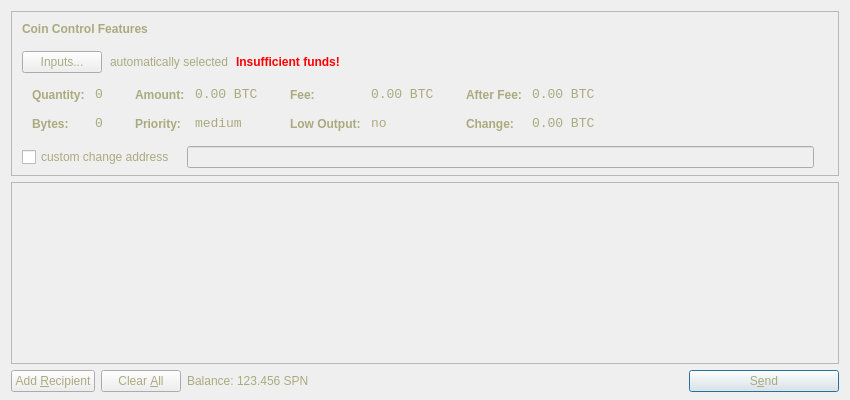
<?xml version="1.0" encoding="UTF-8"?>
<ui version="4.0">
 <class>SendCoinsDialog</class>
 <widget class="QDialog" name="SendCoinsDialog">
  <property name="geometry">
   <rect>
    <x>0</x>
    <y>0</y>
    <width>850</width>
    <height>400</height>
   </rect>
  </property>
  <property name="windowTitle">
   <string>Send Coins</string>
  </property>
  <property name="styleSheet">
   <string notr="true">background-image: url(:/images/bkg2);
color: rgb(255, 249, 178);
color: rgb(170, 170, 127);</string>
  </property>
  <layout class="QVBoxLayout" name="verticalLayout" stretch="0,1,0">
   <property name="bottomMargin">
    <number>8</number>
   </property>
   <item>
    <widget class="QFrame" name="frameCoinControl">
     <property name="sizePolicy">
      <sizepolicy hsizetype="Expanding" vsizetype="Expanding">
       <horstretch>0</horstretch>
       <verstretch>0</verstretch>
      </sizepolicy>
     </property>
     <property name="maximumSize">
      <size>
       <width>16777215</width>
       <height>16777215</height>
      </size>
     </property>
     <property name="frameShape">
      <enum>QFrame::StyledPanel</enum>
     </property>
     <property name="frameShadow">
      <enum>QFrame::Sunken</enum>
     </property>
     <layout class="QVBoxLayout" name="verticalLayoutCoinControl2">
      <property name="spacing">
       <number>4</number>
      </property>
      <property name="leftMargin">
       <number>0</number>
      </property>
      <property name="topMargin">
       <number>0</number>
      </property>
      <property name="rightMargin">
       <number>0</number>
      </property>
      <property name="bottomMargin">
       <number>6</number>
      </property>
      <item>
       <layout class="QVBoxLayout" name="verticalLayoutCoinControl" stretch="0,0,0,0,1">
        <property name="spacing">
         <number>0</number>
        </property>
        <property name="leftMargin">
         <number>10</number>
        </property>
        <property name="topMargin">
         <number>10</number>
        </property>
        <item>
         <layout class="QHBoxLayout" name="horizontalLayoutCoinControl1">
          <property name="bottomMargin">
           <number>15</number>
          </property>
          <item>
           <widget class="QLabel" name="labelCoinControlFeatures">
            <property name="sizePolicy">
             <sizepolicy hsizetype="Preferred" vsizetype="Maximum">
              <horstretch>0</horstretch>
              <verstretch>0</verstretch>
             </sizepolicy>
            </property>
            <property name="font">
             <font>
              <weight>75</weight>
              <bold>true</bold>
             </font>
            </property>
            <property name="styleSheet">
             <string notr="true">font-weight:bold;</string>
            </property>
            <property name="text">
             <string>Coin Control Features</string>
            </property>
           </widget>
          </item>
         </layout>
        </item>
        <item>
         <layout class="QHBoxLayout" name="horizontalLayoutCoinControl2" stretch="0,0,0,0">
          <property name="spacing">
           <number>8</number>
          </property>
          <property name="bottomMargin">
           <number>10</number>
          </property>
          <item>
           <widget class="QPushButton" name="pushButtonCoinControl">
            <property name="styleSheet">
             <string notr="true"/>
            </property>
            <property name="text">
             <string>Inputs...</string>
            </property>
           </widget>
          </item>
          <item>
           <widget class="QLabel" name="labelCoinControlAutomaticallySelected">
            <property name="text">
             <string>automatically selected</string>
            </property>
            <property name="margin">
             <number>5</number>
            </property>
           </widget>
          </item>
          <item>
           <widget class="QLabel" name="labelCoinControlInsuffFunds">
            <property name="font">
             <font>
              <weight>75</weight>
              <bold>true</bold>
             </font>
            </property>
            <property name="styleSheet">
             <string notr="true">color:red;font-weight:bold;</string>
            </property>
            <property name="text">
             <string>Insufficient funds!</string>
            </property>
            <property name="margin">
             <number>5</number>
            </property>
           </widget>
          </item>
          <item>
           <spacer name="horizontalSpacerCoinControl">
            <property name="orientation">
             <enum>Qt::Horizontal</enum>
            </property>
            <property name="sizeHint" stdset="0">
             <size>
              <width>40</width>
              <height>1</height>
             </size>
            </property>
           </spacer>
          </item>
         </layout>
        </item>
        <item>
         <widget class="QWidget" name="widgetCoinControl" native="true">
          <property name="sizePolicy">
           <sizepolicy hsizetype="Preferred" vsizetype="Preferred">
            <horstretch>0</horstretch>
            <verstretch>0</verstretch>
           </sizepolicy>
          </property>
          <property name="minimumSize">
           <size>
            <width>0</width>
            <height>0</height>
           </size>
          </property>
          <property name="styleSheet">
           <string notr="true"/>
          </property>
          <layout class="QHBoxLayout" name="horizontalLayoutCoinControl5">
           <property name="leftMargin">
            <number>0</number>
           </property>
           <property name="topMargin">
            <number>0</number>
           </property>
           <property name="rightMargin">
            <number>0</number>
           </property>
           <property name="bottomMargin">
            <number>0</number>
           </property>
           <item>
            <layout class="QHBoxLayout" name="horizontalLayoutCoinControl3" stretch="0,0,0,1">
             <property name="spacing">
              <number>20</number>
             </property>
             <property name="topMargin">
              <number>0</number>
             </property>
             <property name="bottomMargin">
              <number>10</number>
             </property>
             <item>
              <layout class="QFormLayout" name="formLayoutCoinControl1">
               <property name="horizontalSpacing">
                <number>10</number>
               </property>
               <property name="verticalSpacing">
                <number>14</number>
               </property>
               <property name="leftMargin">
                <number>10</number>
               </property>
               <property name="topMargin">
                <number>4</number>
               </property>
               <property name="rightMargin">
                <number>6</number>
               </property>
               <item row="0" column="0">
                <widget class="QLabel" name="labelCoinControlQuantityText">
                 <property name="styleSheet">
                  <string notr="true">font-weight:bold;</string>
                 </property>
                 <property name="text">
                  <string>Quantity:</string>
                 </property>
                 <property name="margin">
                  <number>0</number>
                 </property>
                </widget>
               </item>
               <item row="0" column="1">
                <widget class="QLabel" name="labelCoinControlQuantity">
                 <property name="font">
                  <font>
                   <family>Monospace</family>
                   <pointsize>10</pointsize>
                  </font>
                 </property>
                 <property name="cursor">
                  <cursorShape>IBeamCursor</cursorShape>
                 </property>
                 <property name="contextMenuPolicy">
                  <enum>Qt::ActionsContextMenu</enum>
                 </property>
                 <property name="text">
                  <string notr="true">0</string>
                 </property>
                 <property name="margin">
                  <number>0</number>
                 </property>
                 <property name="textInteractionFlags">
                  <set>Qt::LinksAccessibleByMouse|Qt::TextSelectableByKeyboard|Qt::TextSelectableByMouse</set>
                 </property>
                </widget>
               </item>
               <item row="1" column="0">
                <widget class="QLabel" name="labelCoinControlBytesText">
                 <property name="styleSheet">
                  <string notr="true">font-weight:bold;</string>
                 </property>
                 <property name="text">
                  <string>Bytes:</string>
                 </property>
                </widget>
               </item>
               <item row="1" column="1">
                <widget class="QLabel" name="labelCoinControlBytes">
                 <property name="font">
                  <font>
                   <family>Monospace</family>
                   <pointsize>10</pointsize>
                  </font>
                 </property>
                 <property name="cursor">
                  <cursorShape>IBeamCursor</cursorShape>
                 </property>
                 <property name="contextMenuPolicy">
                  <enum>Qt::ActionsContextMenu</enum>
                 </property>
                 <property name="text">
                  <string notr="true">0</string>
                 </property>
                 <property name="textInteractionFlags">
                  <set>Qt::LinksAccessibleByMouse|Qt::TextSelectableByKeyboard|Qt::TextSelectableByMouse</set>
                 </property>
                </widget>
               </item>
              </layout>
             </item>
             <item>
              <layout class="QFormLayout" name="formLayoutCoinControl2">
               <property name="horizontalSpacing">
                <number>10</number>
               </property>
               <property name="verticalSpacing">
                <number>14</number>
               </property>
               <property name="leftMargin">
                <number>6</number>
               </property>
               <property name="topMargin">
                <number>4</number>
               </property>
               <property name="rightMargin">
                <number>6</number>
               </property>
               <item row="0" column="0">
                <widget class="QLabel" name="labelCoinControlAmountText">
                 <property name="styleSheet">
                  <string notr="true">font-weight:bold;</string>
                 </property>
                 <property name="text">
                  <string>Amount:</string>
                 </property>
                 <property name="margin">
                  <number>0</number>
                 </property>
                </widget>
               </item>
               <item row="0" column="1">
                <widget class="QLabel" name="labelCoinControlAmount">
                 <property name="font">
                  <font>
                   <family>Monospace</family>
                   <pointsize>10</pointsize>
                  </font>
                 </property>
                 <property name="cursor">
                  <cursorShape>IBeamCursor</cursorShape>
                 </property>
                 <property name="contextMenuPolicy">
                  <enum>Qt::ActionsContextMenu</enum>
                 </property>
                 <property name="text">
                  <string notr="true">0.00 BTC</string>
                 </property>
                 <property name="textInteractionFlags">
                  <set>Qt::LinksAccessibleByMouse|Qt::TextSelectableByKeyboard|Qt::TextSelectableByMouse</set>
                 </property>
                </widget>
               </item>
               <item row="1" column="0">
                <widget class="QLabel" name="labelCoinControlPriorityText">
                 <property name="styleSheet">
                  <string notr="true">font-weight:bold;</string>
                 </property>
                 <property name="text">
                  <string>Priority:</string>
                 </property>
                </widget>
               </item>
               <item row="1" column="1">
                <widget class="QLabel" name="labelCoinControlPriority">
                 <property name="font">
                  <font>
                   <family>Monospace</family>
                   <pointsize>10</pointsize>
                  </font>
                 </property>
                 <property name="cursor">
                  <cursorShape>IBeamCursor</cursorShape>
                 </property>
                 <property name="contextMenuPolicy">
                  <enum>Qt::ActionsContextMenu</enum>
                 </property>
                 <property name="text">
                  <string>medium</string>
                 </property>
                 <property name="textInteractionFlags">
                  <set>Qt::LinksAccessibleByMouse|Qt::TextSelectableByKeyboard|Qt::TextSelectableByMouse</set>
                 </property>
                </widget>
               </item>
              </layout>
             </item>
             <item>
              <layout class="QFormLayout" name="formLayoutCoinControl3">
               <property name="horizontalSpacing">
                <number>10</number>
               </property>
               <property name="verticalSpacing">
                <number>14</number>
               </property>
               <property name="leftMargin">
                <number>6</number>
               </property>
               <property name="topMargin">
                <number>4</number>
               </property>
               <property name="rightMargin">
                <number>6</number>
               </property>
               <item row="0" column="0">
                <widget class="QLabel" name="labelCoinControlFeeText">
                 <property name="styleSheet">
                  <string notr="true">font-weight:bold;</string>
                 </property>
                 <property name="text">
                  <string>Fee:</string>
                 </property>
                 <property name="margin">
                  <number>0</number>
                 </property>
                </widget>
               </item>
               <item row="0" column="1">
                <widget class="QLabel" name="labelCoinControlFee">
                 <property name="font">
                  <font>
                   <family>Monospace</family>
                   <pointsize>10</pointsize>
                  </font>
                 </property>
                 <property name="cursor">
                  <cursorShape>IBeamCursor</cursorShape>
                 </property>
                 <property name="contextMenuPolicy">
                  <enum>Qt::ActionsContextMenu</enum>
                 </property>
                 <property name="text">
                  <string notr="true">0.00 BTC</string>
                 </property>
                 <property name="textInteractionFlags">
                  <set>Qt::LinksAccessibleByMouse|Qt::TextSelectableByKeyboard|Qt::TextSelectableByMouse</set>
                 </property>
                </widget>
               </item>
               <item row="1" column="0">
                <widget class="QLabel" name="labelCoinControlLowOutputText">
                 <property name="styleSheet">
                  <string notr="true">font-weight:bold;</string>
                 </property>
                 <property name="text">
                  <string>Low Output:</string>
                 </property>
                </widget>
               </item>
               <item row="1" column="1">
                <widget class="QLabel" name="labelCoinControlLowOutput">
                 <property name="font">
                  <font>
                   <family>Monospace</family>
                   <pointsize>10</pointsize>
                  </font>
                 </property>
                 <property name="cursor">
                  <cursorShape>IBeamCursor</cursorShape>
                 </property>
                 <property name="contextMenuPolicy">
                  <enum>Qt::ActionsContextMenu</enum>
                 </property>
                 <property name="text">
                  <string>no</string>
                 </property>
                 <property name="textInteractionFlags">
                  <set>Qt::LinksAccessibleByMouse|Qt::TextSelectableByKeyboard|Qt::TextSelectableByMouse</set>
                 </property>
                </widget>
               </item>
              </layout>
             </item>
             <item>
              <layout class="QFormLayout" name="formLayoutCoinControl4">
               <property name="horizontalSpacing">
                <number>10</number>
               </property>
               <property name="verticalSpacing">
                <number>14</number>
               </property>
               <property name="leftMargin">
                <number>6</number>
               </property>
               <property name="topMargin">
                <number>4</number>
               </property>
               <property name="rightMargin">
                <number>6</number>
               </property>
               <item row="0" column="0">
                <widget class="QLabel" name="labelCoinControlAfterFeeText">
                 <property name="styleSheet">
                  <string notr="true">font-weight:bold;</string>
                 </property>
                 <property name="text">
                  <string>After Fee:</string>
                 </property>
                 <property name="margin">
                  <number>0</number>
                 </property>
                </widget>
               </item>
               <item row="0" column="1">
                <widget class="QLabel" name="labelCoinControlAfterFee">
                 <property name="font">
                  <font>
                   <family>Monospace</family>
                   <pointsize>10</pointsize>
                  </font>
                 </property>
                 <property name="cursor">
                  <cursorShape>IBeamCursor</cursorShape>
                 </property>
                 <property name="contextMenuPolicy">
                  <enum>Qt::ActionsContextMenu</enum>
                 </property>
                 <property name="text">
                  <string notr="true">0.00 BTC</string>
                 </property>
                 <property name="textInteractionFlags">
                  <set>Qt::LinksAccessibleByMouse|Qt::TextSelectableByKeyboard|Qt::TextSelectableByMouse</set>
                 </property>
                </widget>
               </item>
               <item row="1" column="0">
                <widget class="QLabel" name="labelCoinControlChangeText">
                 <property name="styleSheet">
                  <string notr="true">font-weight:bold;</string>
                 </property>
                 <property name="text">
                  <string>Change:</string>
                 </property>
                </widget>
               </item>
               <item row="1" column="1">
                <widget class="QLabel" name="labelCoinControlChange">
                 <property name="font">
                  <font>
                   <family>Monospace</family>
                   <pointsize>10</pointsize>
                  </font>
                 </property>
                 <property name="cursor">
                  <cursorShape>IBeamCursor</cursorShape>
                 </property>
                 <property name="contextMenuPolicy">
                  <enum>Qt::ActionsContextMenu</enum>
                 </property>
                 <property name="text">
                  <string notr="true">0.00 BTC</string>
                 </property>
                 <property name="textInteractionFlags">
                  <set>Qt::LinksAccessibleByMouse|Qt::TextSelectableByKeyboard|Qt::TextSelectableByMouse</set>
                 </property>
                </widget>
               </item>
              </layout>
             </item>
            </layout>
           </item>
          </layout>
         </widget>
        </item>
        <item>
         <layout class="QHBoxLayout" name="horizontalLayoutCoinControl4" stretch="0,0,0">
          <property name="spacing">
           <number>12</number>
          </property>
          <property name="sizeConstraint">
           <enum>QLayout::SetDefaultConstraint</enum>
          </property>
          <property name="topMargin">
           <number>5</number>
          </property>
          <property name="rightMargin">
           <number>5</number>
          </property>
          <item>
           <widget class="QCheckBox" name="checkBoxCoinControlChange">
            <property name="text">
             <string>custom change address</string>
            </property>
           </widget>
          </item>
          <item>
           <widget class="QLineEdit" name="lineEditCoinControlChange">
            <property name="enabled">
             <bool>false</bool>
            </property>
            <property name="sizePolicy">
             <sizepolicy hsizetype="Expanding" vsizetype="Fixed">
              <horstretch>0</horstretch>
              <verstretch>0</verstretch>
             </sizepolicy>
            </property>
           </widget>
          </item>
          <item>
           <widget class="QLabel" name="labelCoinControlChangeLabel">
            <property name="sizePolicy">
             <sizepolicy hsizetype="Preferred" vsizetype="Expanding">
              <horstretch>0</horstretch>
              <verstretch>0</verstretch>
             </sizepolicy>
            </property>
            <property name="minimumSize">
             <size>
              <width>0</width>
              <height>0</height>
             </size>
            </property>
            <property name="text">
             <string/>
            </property>
            <property name="margin">
             <number>3</number>
            </property>
           </widget>
          </item>
         </layout>
        </item>
        <item>
         <spacer name="verticalSpacerCoinControl">
          <property name="orientation">
           <enum>Qt::Vertical</enum>
          </property>
          <property name="sizeHint" stdset="0">
           <size>
            <width>800</width>
            <height>1</height>
           </size>
          </property>
         </spacer>
        </item>
       </layout>
      </item>
     </layout>
    </widget>
   </item>
   <item>
    <widget class="QScrollArea" name="scrollArea">
     <property name="widgetResizable">
      <bool>true</bool>
     </property>
     <widget class="QWidget" name="scrollAreaWidgetContents">
      <property name="geometry">
       <rect>
        <x>0</x>
        <y>0</y>
        <width>836</width>
        <height>193</height>
       </rect>
      </property>
      <layout class="QVBoxLayout" name="verticalLayout_2">
       <property name="leftMargin">
        <number>0</number>
       </property>
       <property name="topMargin">
        <number>0</number>
       </property>
       <property name="rightMargin">
        <number>0</number>
       </property>
       <property name="bottomMargin">
        <number>0</number>
       </property>
       <item>
        <layout class="QVBoxLayout" name="entries">
         <property name="spacing">
          <number>6</number>
         </property>
        </layout>
       </item>
       <item>
        <spacer name="verticalSpacer">
         <property name="orientation">
          <enum>Qt::Vertical</enum>
         </property>
         <property name="sizeHint" stdset="0">
          <size>
           <width>20</width>
           <height>40</height>
          </size>
         </property>
        </spacer>
       </item>
      </layout>
     </widget>
    </widget>
   </item>
   <item>
    <layout class="QHBoxLayout" name="horizontalLayout">
     <item>
      <widget class="QPushButton" name="addButton">
       <property name="toolTip">
        <string>Send to multiple recipients at once</string>
       </property>
       <property name="text">
        <string>Add &amp;Recipient</string>
       </property>
       <property name="icon">
        <iconset resource="../bitcoin.qrc">
         <normaloff>:/icons/add</normaloff>:/icons/add</iconset>
       </property>
       <property name="autoDefault">
        <bool>false</bool>
       </property>
      </widget>
     </item>
     <item>
      <widget class="QPushButton" name="clearButton">
       <property name="sizePolicy">
        <sizepolicy hsizetype="Minimum" vsizetype="Fixed">
         <horstretch>0</horstretch>
         <verstretch>0</verstretch>
        </sizepolicy>
       </property>
       <property name="toolTip">
        <string>Remove all transaction fields</string>
       </property>
       <property name="text">
        <string>Clear &amp;All</string>
       </property>
       <property name="icon">
        <iconset resource="../bitcoin.qrc">
         <normaloff>:/icons/remove</normaloff>:/icons/remove</iconset>
       </property>
       <property name="autoRepeatDelay">
        <number>300</number>
       </property>
       <property name="autoDefault">
        <bool>false</bool>
       </property>
      </widget>
     </item>
     <item>
      <layout class="QHBoxLayout" name="horizontalLayout_2">
       <property name="spacing">
        <number>3</number>
       </property>
       <item>
        <widget class="QLabel" name="label">
         <property name="text">
          <string>Balance:</string>
         </property>
        </widget>
       </item>
       <item>
        <widget class="QLabel" name="labelBalance">
         <property name="cursor">
          <cursorShape>IBeamCursor</cursorShape>
         </property>
         <property name="text">
          <string>123.456 SPN</string>
         </property>
         <property name="textInteractionFlags">
          <set>Qt::LinksAccessibleByMouse|Qt::TextSelectableByKeyboard|Qt::TextSelectableByMouse</set>
         </property>
        </widget>
       </item>
      </layout>
     </item>
     <item>
      <spacer name="horizontalSpacer">
       <property name="orientation">
        <enum>Qt::Horizontal</enum>
       </property>
       <property name="sizeHint" stdset="0">
        <size>
         <width>40</width>
         <height>20</height>
        </size>
       </property>
      </spacer>
     </item>
     <item>
      <widget class="QPushButton" name="sendButton">
       <property name="minimumSize">
        <size>
         <width>150</width>
         <height>0</height>
        </size>
       </property>
       <property name="toolTip">
        <string>Confirm the send action</string>
       </property>
       <property name="text">
        <string>S&amp;end</string>
       </property>
       <property name="icon">
        <iconset resource="../bitcoin.qrc">
         <normaloff>:/icons/send</normaloff>:/icons/send</iconset>
       </property>
       <property name="default">
        <bool>true</bool>
       </property>
      </widget>
     </item>
    </layout>
   </item>
  </layout>
 </widget>
 <resources>
  <include location="../bitcoin.qrc"/>
 </resources>
 <connections/>
</ui>
